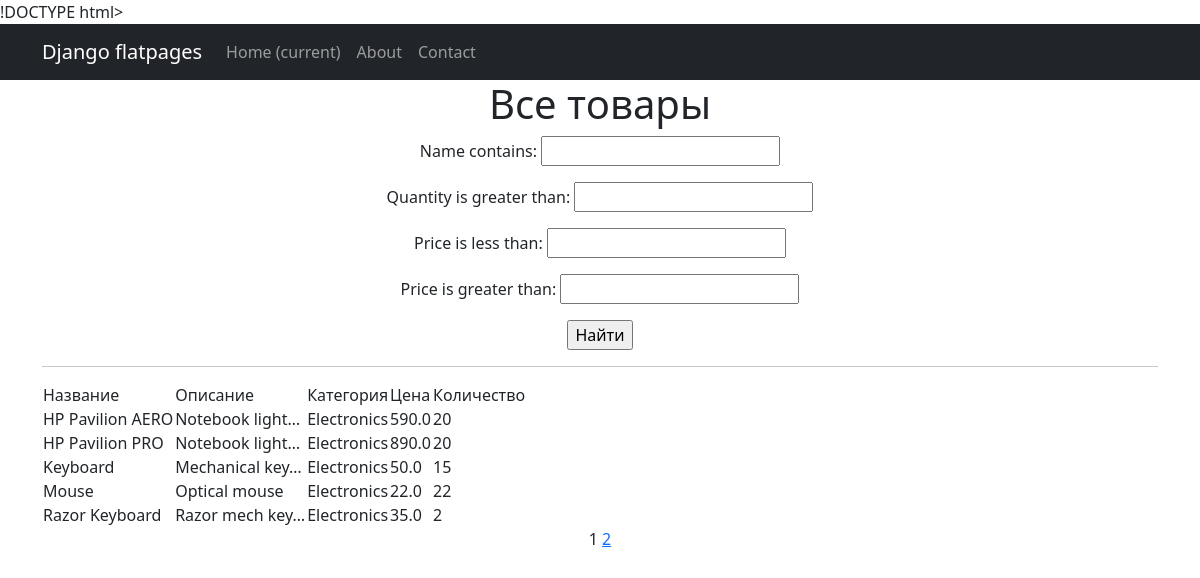
Screenshot of /products/ with the database file from the repository.
### simplesimpleapp/models.py (models this page shows, shortened)
class Product(models.Model):
    name = models.CharField(
        max_length=50,
        unique=True,
    )
    description = models.TextField()
    quantity = models.IntegerField(
        validators=[MinValueValidator(0)],
    )
    category = models.ForeignKey(
        to='Category',
        on_delete=models.CASCADE,
        related_name='products',  # all products will be available in products
    )
    price = models.FloatField(
        validators=[MinValueValidator(0.0)],
    )

class Category(models.Model):
    name = models.CharField(max_length=100, unique=True)

### simplesimpleapp/views.py (the view)
# urls.py: path('', ProductList.as_view(), name='product_list'),
class ProductList(ListView):
    model = Product
    ordering = 'name'   # filter filed
    template_name = 'products.html'
    context_object_name = 'products'
    paginate_by = 5
    def get_queryset(self):
        queryset = super().get_queryset()
        self.filterset = ProductFilter(self.request.GET, queryset)
        return self.filterset.qs
    def get_context_data(self, **kwargs):
        context = super().get_context_data(**kwargs)
        context['filterset'] = self.filterset
        return context

### simplesimpleapp/templatetags/custom_filters.py (called while the page is built)
@register.filter()
def currency(value, code='rub'):
   postfix = CURRENCIES_SYMBOLS[code]
   return f'{value} {postfix}'

### simplesimpleapp/templatetags/custom_tags.py (called while the page is built)
@register.simple_tag(takes_context=True)
def url_replace(context, **kwargs):
    d = context['request'].GET.copy()
    for k, v in kwargs.items():
        d[k] = v
    return d.urlencode()

### templates/products.html (shortened to what this page needs)
{% extends 'flatpages/default.html' %}
{% load custom_filters %}
{% load custom_tags %}
{% block content %}
   <h1>Все товары</h1>
   <form action="" method="get">
       {{ filterset.form.as_p }}
       <input type="submit" value="Найти" />
   </form>
   <hr>
   {% if products %}
       <table>
           <tr>
               <td>Название</td>
               <td>Описание</td>
               <td>Категория</td>
               <td>Цена</td>
               <td>Количество</td>
           </tr>
           {% for product in products %}
           <tr>
               <td>{{ product.name }}</td>
               <td>{{ product.description|truncatechars:15 }}</td>
               <td>{{ product.category.name }}</td>
               <td>{{ product.price|currency }}</td>
               <td>{{ product.quantity }}</td>
           </tr>
           {% endfor %}
       </table>
   {% else %}
       <h2>Товаров нет!</h2>
   {% endif %}
   {{ page_obj.number }}
   {% if page_obj.has_next %}
       <a href="?{% url_replace page=page_obj.next_page_number %}">{{ page_obj.next_page_number }}</a>
   {% endif %}
{% endblock content %}

### rows the page displays
Product: name "HP Pavilion AERO", description "Notebook light…", category.name "Electronics", price "590.0", quantity "20"
Product: name "HP Pavilion PRO", description "Notebook light…", category.name "Electronics", price "890.0", quantity "20"
Product: name "Keyboard", description "Mechanical key…", category.name "Electronics", price "50.0", quantity "15"
Product: name "Mouse", description "Optical mouse", category.name "Electronics", price "22.0", quantity "22"
Product: name "Razor Keyboard", description "Razor mech key…", category.name "Electronics", price "35.0", quantity "2"

### other values shown
{{ page_obj.number }} "1"
{{ page_obj.next_page_number }} "2"
